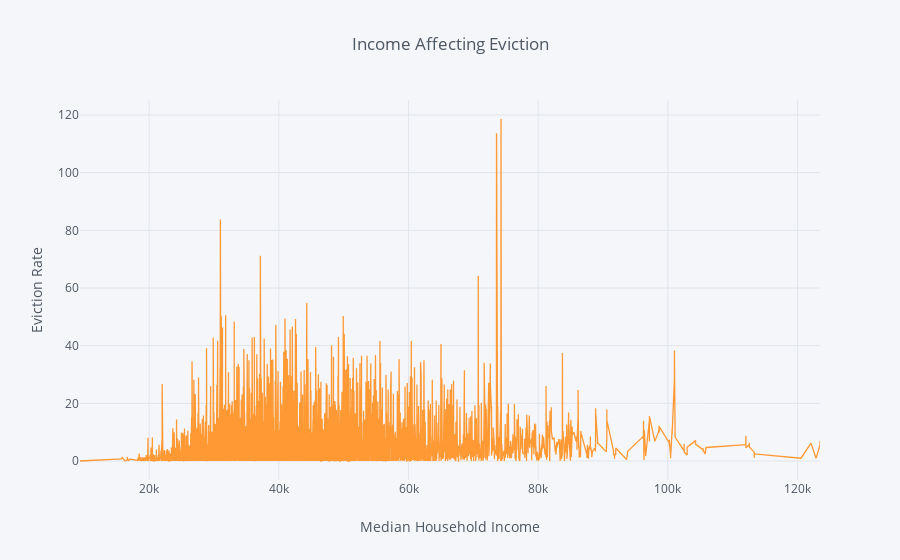

The notebook cell saved with this chart:
### Code cell
df.iplot(
    x='median-household-income',
    y='eviction-filing-rate',
    #kind='hist',
    xTitle='Median Household Income',
    yTitle='Eviction Rate',
    title='Income Affecting Eviction')

### Figure 1 — Plotly figure (JSON) as saved in the notebook; plotly's stock layout.template omitted (floating-point values rounded to 4 significant figures; data arrays with more than 128 entries replaced by an {"elided": "..."} marker saying what was removed)
{"data": [{"line": {"color": "rgba(255, 153, 51, 1.0)", "dash": "solid", "shape": "linear", "width": 1.3}, "mode": "lines", "name": "eviction-filing-rate", "text": "", "type": "scatter", "uid": "4517fcbc-09a2-4e03-820d-3e891795ec76", "x": {"elided": "41299 int values"}, "y": {"elided": "41299 float values"}}], "layout": {"legend": {"bgcolor": "#F5F6F9", "font": {"color": "#4D5663"}}, "paper_bgcolor": "#F5F6F9", "plot_bgcolor": "#F5F6F9", "title": {"font": {"color": "#4D5663"}, "text": "Income Affecting Eviction"}, "xaxis": {"gridcolor": "#E1E5ED", "showgrid": true, "tickfont": {"color": "#4D5663"}, "title": {"font": {"color": "#4D5663"}, "text": "Median Household Income"}, "zerolinecolor": "#E1E5ED"}, "yaxis": {"gridcolor": "#E1E5ED", "showgrid": true, "tickfont": {"color": "#4D5663"}, "title": {"font": {"color": "#4D5663"}, "text": "Eviction Rate"}, "zerolinecolor": "#E1E5ED"}}}
